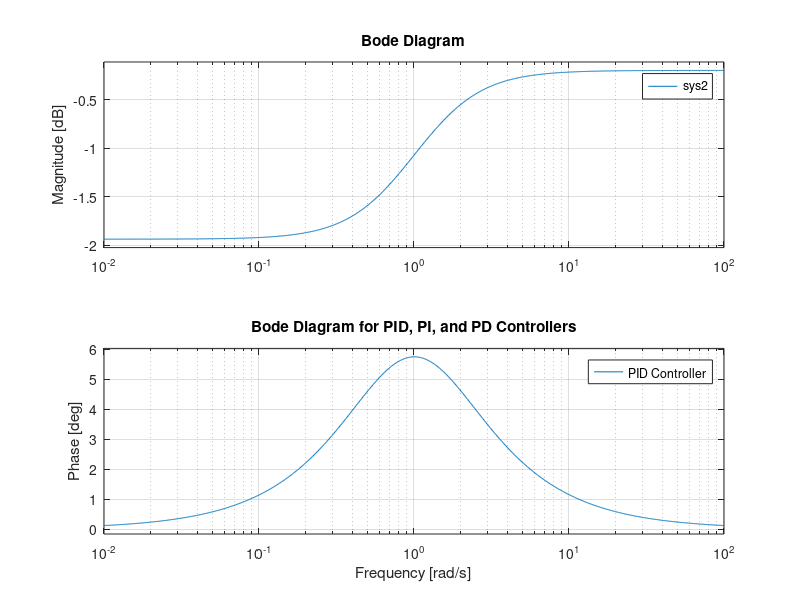

Source code (MATLAB):
%% Part 1 C.4:
% PID Controller
num = [44 41 10];
den = [1 10 0];
Gs = tf(num, den);
Hs = 1;
sys = feedback(Gs, Hs, -1);

% PI Controller
num1 = [4 1];
den1 = [1 0];
Gs1 = tf(num1, den1);
sys1 = feedback(Gs1, Hs, -1);

% PD Controller
num2 = [44 40];
den2 = [1 10];
Gs2 = tf(num2, den2);
sys2 = feedback(Gs2, Hs, -1);

figure();
hold on
bode(sys);
bode(sys1);
bode(sys2);
title("Bode Diagram for PID, PI, and PD Controllers");
legend("PID Controller", "PI Controller", "PD Controller");
hold off
